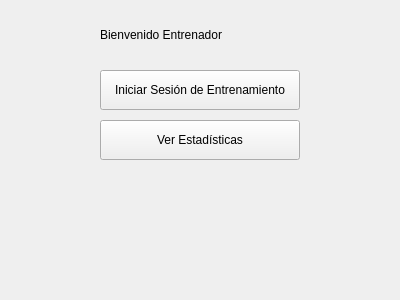
<?xml version="1.0" encoding="UTF-8"?>
<ui version="4.0">
 <class>VistaMenuEntrenador</class>
 <widget class="QMainWindow" name="VistaMenuEntrenador">
  <property name="geometry">
   <rect>
    <x>0</x>
    <y>0</y>
    <width>400</width>
    <height>300</height>
   </rect>
  </property>
  <property name="windowTitle">
   <string>Menú Entrenador</string>
  </property>
  <widget class="QWidget" name="centralwidget">
   <widget class="QLabel" name="labelTitulo">
    <property name="text">
     <string>Bienvenido Entrenador</string>
    </property>
    <property name="geometry">
     <rect>
      <x>100</x>
      <y>20</y>
      <width>200</width>
      <height>30</height>
     </rect>
    </property>
   </widget>
   <widget class="QPushButton" name="botonIniciarSesion">
    <property name="text">
     <string>Iniciar Sesión de Entrenamiento</string>
    </property>
    <property name="geometry">
     <rect>
      <x>100</x>
      <y>70</y>
      <width>200</width>
      <height>40</height>
     </rect>
    </property>
   </widget>
   <widget class="QPushButton" name="botonEstadisticas">
    <property name="text">
     <string>Ver Estadísticas</string>
    </property>
    <property name="geometry">
     <rect>
      <x>100</x>
      <y>120</y>
      <width>200</width>
      <height>40</height>
     </rect>
    </property>
   </widget>
  </widget>
 </widget>
 <resources/>
 <connections/>
</ui>
